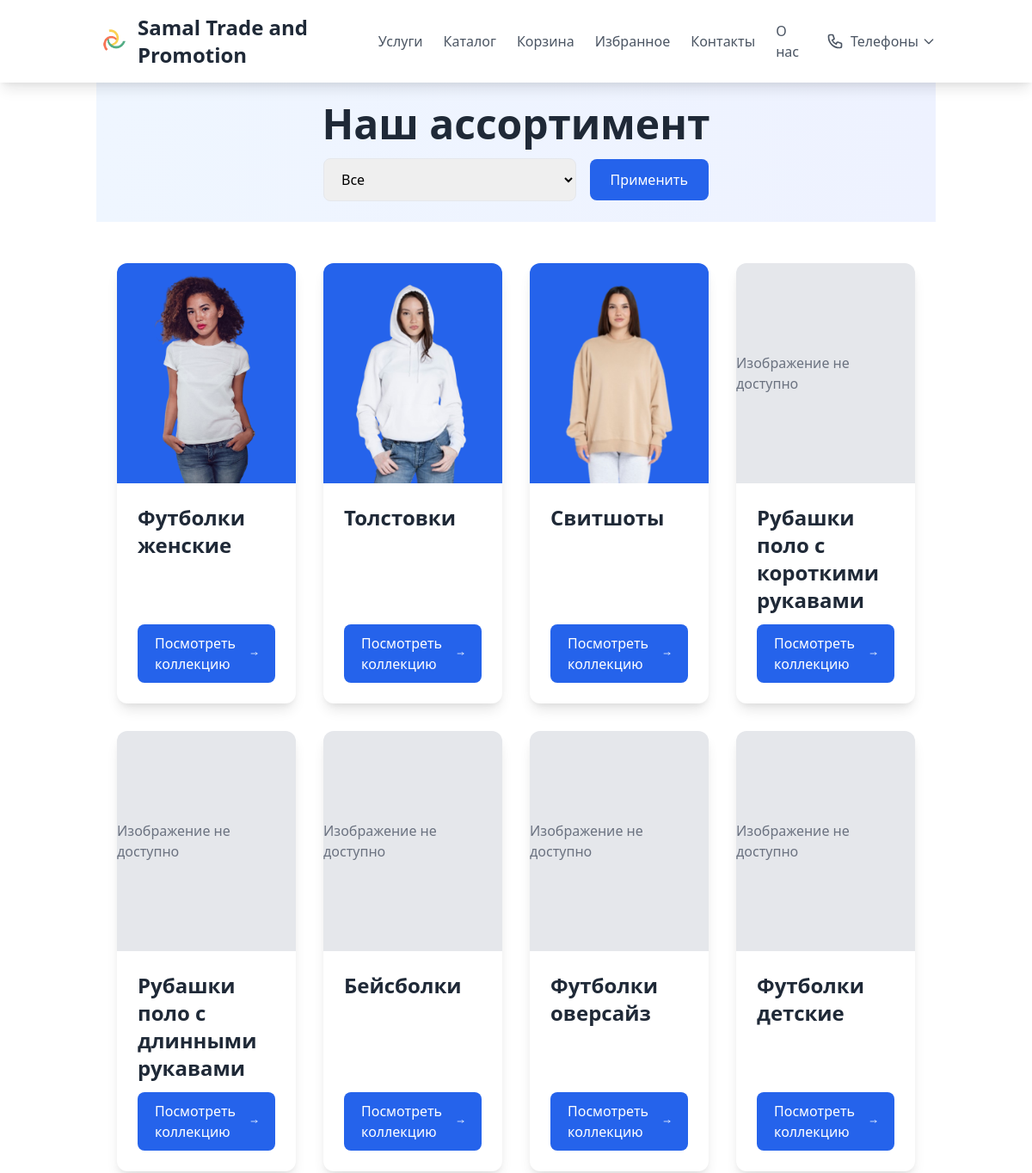
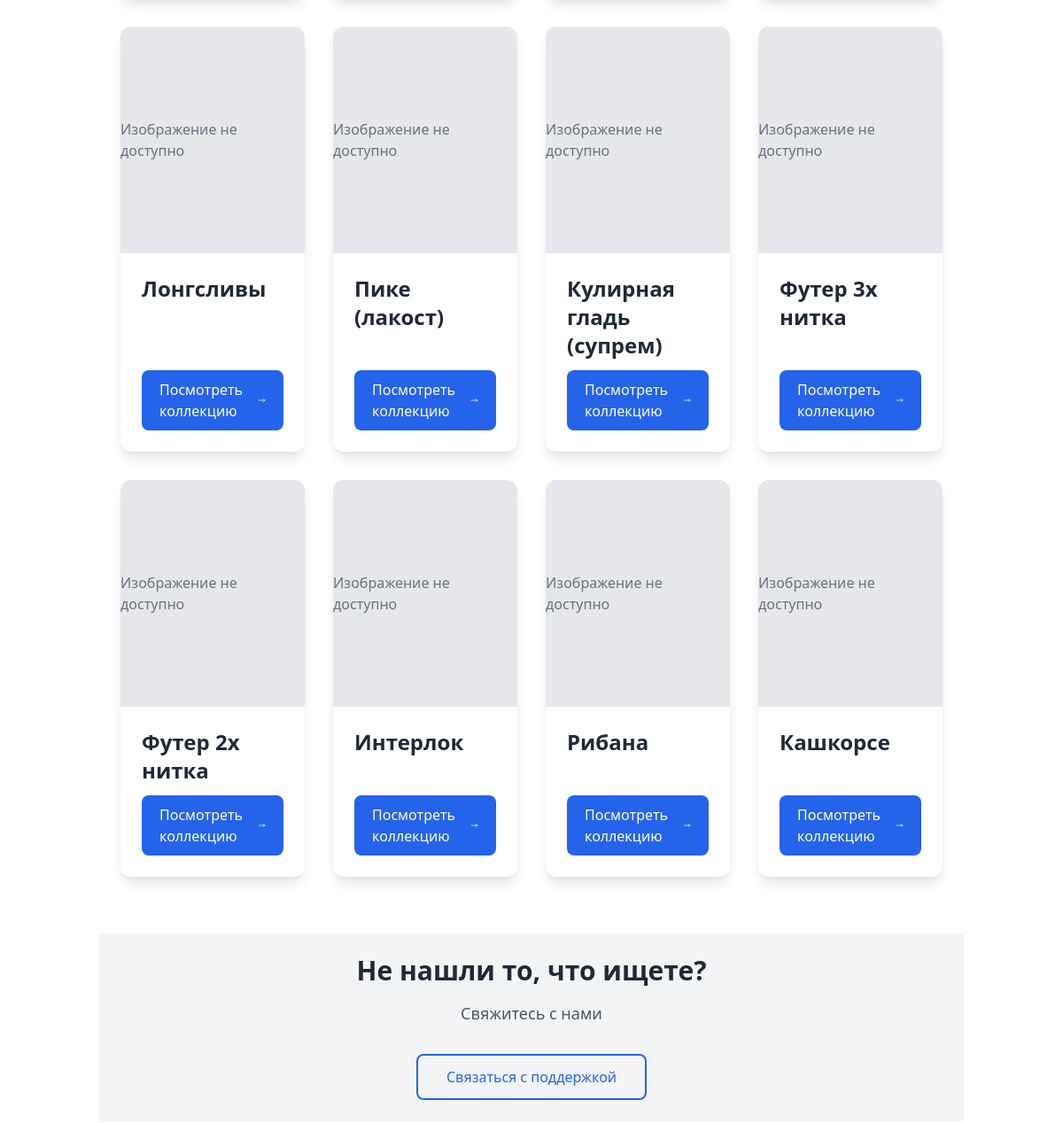
The app's page / (upper part), older data (2 pictures, top to bottom).
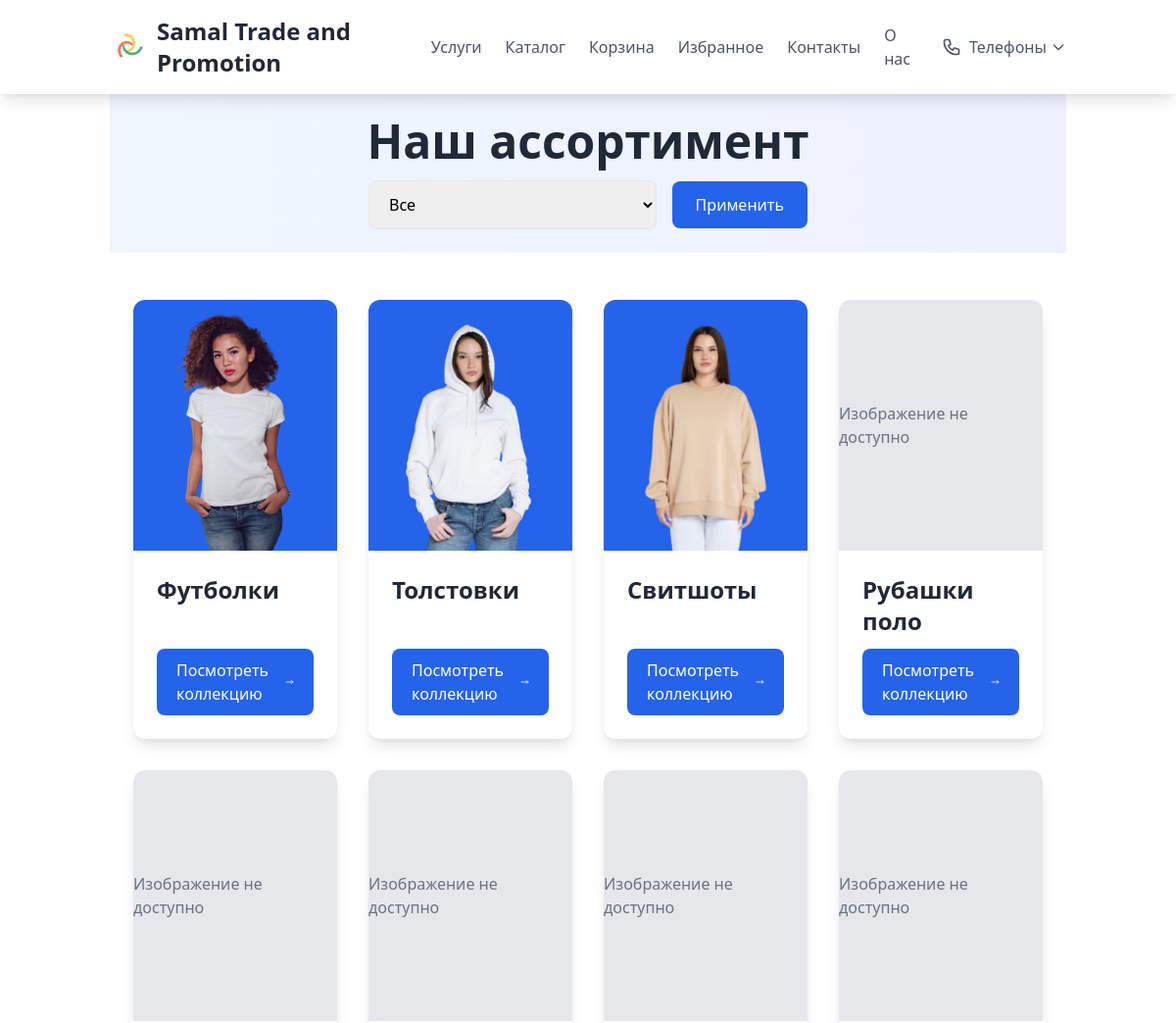
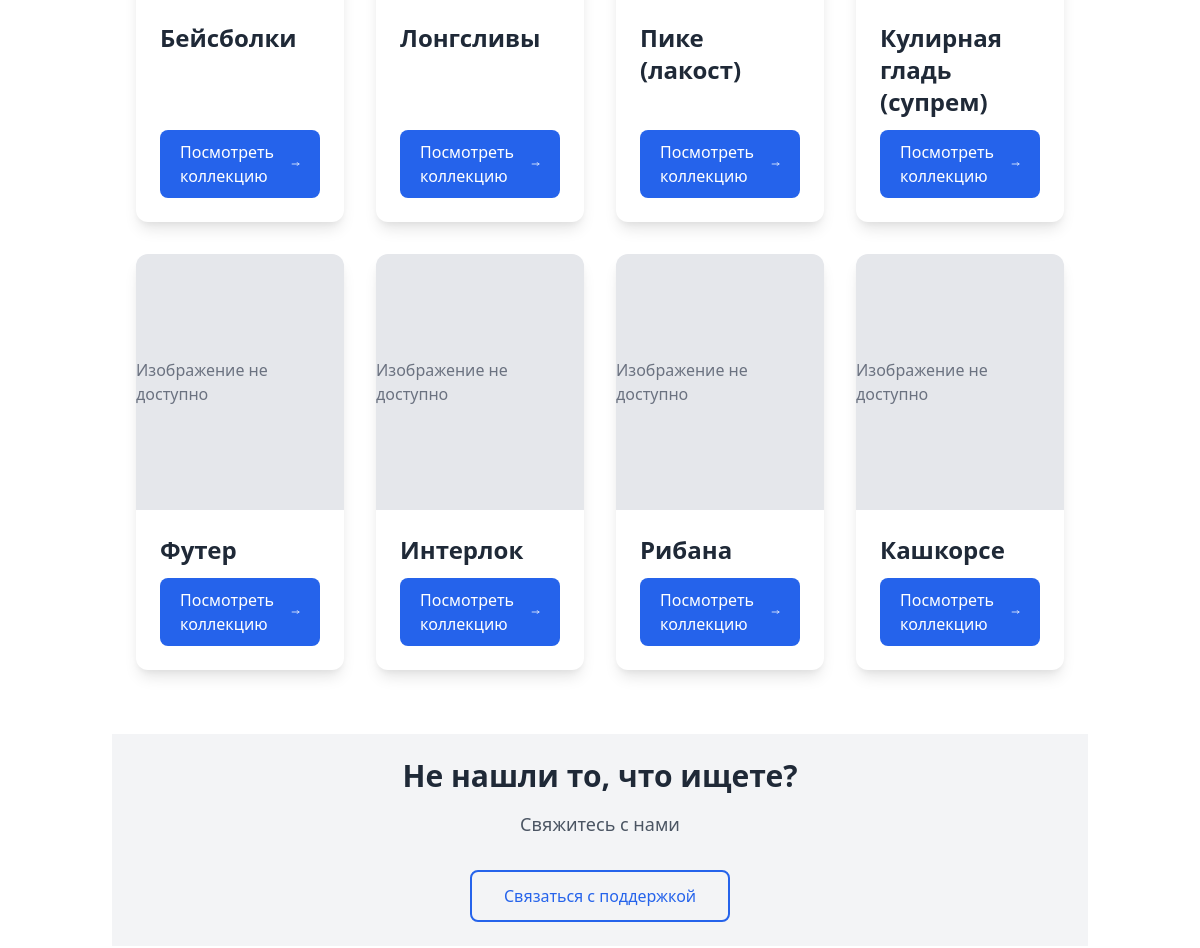
The same page, newer data (2 pictures, top to bottom).
### samal/models.py (models this page shows, shortened)
class Category(models.Model):
    name = models.CharField(max_length=255, verbose_name='Название')
    slug = models.SlugField(max_length=255, unique=True, verbose_name='URL')
    image = models.ImageField(upload_to='category_images/', blank=True, null=True, verbose_name='Изображение')
    TYPE_CHOICES = [
        ('knitted_fabric', 'Трикотажное полотно'),
        ('knitwear_product', 'Готовое изделие из трикотажа'),
    ]
    type = models.CharField(max_length=20, choices=TYPE_CHOICES, default='knitted_fabric', verbose_name='Тип продукта')
    class Meta:
        verbose_name = 'Категория'
        verbose_name_plural = 'Категории'

### samal/views.py (the view)
# urls.py: path('', category, name='category'),
def category(request):
    categories = Category.objects.all()
    product_type = request.GET.get('type')
    if product_type:
        categories = categories.filter(type=product_type)
    context = {
        'categories': categories,
        'sort_option': request.GET.get('sort'),
    }
    return render(request, 'samal/category.html', context)

### templates/samal/category.html (shortened to what this page needs)
{% extends 'base.html' %}
{% load static %}
{% block content %}
    <section class="bg-gradient-to-r from-blue-50 to-indigo-50 py-6 mb-12">
        <div class="container mx-auto px-6 text-center">
            <h1 class="text-4xl md:text-5xl font-bold text-gray-800 mb-4 animate-slide-in">
                Наш ассортимент
            </h1>
            <div class="container mx-auto px-6">
                <form method="GET" action="" class="max-w-md mx-auto">
                    <div class="flex flex-col sm:flex-row items-center gap-4">
                        <select name="type" class="w-full px-4 py-3 rounded-lg border border-gray-200 focus:outline-none focus:ring-2 focus:ring-blue-500 focus:border-transparent transition-all">
                            <option value="" {% if not request.GET.type %}selected{% endif %}>Все</option>
                        </select>
                        <button type="submit" class="w-full sm:w-auto px-6 py-3 bg-blue-600 text-white rounded-lg hover:bg-blue-700 transition-colors duration-300">
                            Применить
                        </button>
                    </div>
                </form>
            </div>
        </div>
    </section>
    <div class="container mx-auto px-6 mb-16">
        <div class="grid grid-cols-1 sm:grid-cols-2 lg:grid-cols-4 gap-8 items-stretch">
            {% for category in categories %}
            <div class="group bg-white rounded-xl overflow-hidden shadow-lg hover:shadow-2xl transition-all duration-300 h-full flex flex-col">
                <div class="relative h-64 overflow-hidden bg-blue-600">
                    {% if category.image %}
                        <img src="{{ category.image.url }}"
                             alt="{{ category.name }}"
                             class="w-full h-full object-cover transform group-hover:scale-105 transition duration-300">
                    {% else %}
                        <div class="w-full h-full flex items-center justify-center bg-gray-200">
                            <span class="text-gray-500">Изображение не доступно</span>
                        </div>
                    {% endif %}
                </div>
                <div class="p-6 flex-1 flex flex-col">
                    <h2 class="text-2xl font-semibold text-gray-800 mb-3">
                        {{ category.name }}
                    </h2>
                    <div class="mt-auto">
                        <a href="category/{{ category.slug }}"
                           class="inline-flex items-center px-5 py-2.5 bg-blue-600 text-white rounded-lg hover:bg-blue-700 transition duration-300 group">
                            Посмотреть коллекцию
                            <svg class="w-4 h-4 ml-2 transform group-hover:translate-x-1 transition-transform"
                                 fill="none"
                                 stroke="currentColor"
                                 viewBox="0 0 24 24">
                                <path stroke-linecap="round"
                                      stroke-linejoin="round"
                                      stroke-width="2"
                                      d="M17 8l4 4m0 0l-4 4m4-4H3"/>
                            </svg>
                        </a>
                    </div>
                </div>
            </div>
            {% endfor %}
        </div>
    </div>
    <section class="bg-gray-100 py-6">
        <div class="container mx-auto px-6 text-center">
            <h2 class="text-3xl font-bold text-gray-800 mb-4">Не нашли то, что ищете?</h2>
            <p class="text-lg text-gray-600 mb-8">Свяжитесь с нами</p>
            <div class="flex justify-center gap-4">
                <a href="{% url 'contact' %}" class="px-8 py-3 border-2 border-blue-600 text-blue-600 rounded-lg hover:bg-blue-600 hover:text-white transition duration-500">
                    Связаться с поддержкой
                </a>
            </div>
        </div>
    </section>
{% endblock %}

### templates/base.html (shortened to what this page needs)
{% load static %}
<!DOCTYPE html>
<html lang="ru">
<head>
  <link href="https://cdn.jsdelivr.net/npm/tailwindcss@2.2.19/dist/tailwind.min.css" rel="stylesheet">
  <link rel="stylesheet" href="https://unpkg.com/boxicons@2.1.4/css/boxicons.min.css">
  <link rel="stylesheet" type="text/css" href="https://cdn.jsdelivr.net/npm/toastify-js/src/toastify.min.css">
</head>
<body class="font-sans antialiased">
  <header class="bg-white shadow-lg fixed w-full z-10">
  <nav class="container mx-auto px-6 py-4 flex items-center justify-between">
    <a href="{% url 'category' %}" class="flex items-center space-x-2 text-xl sm:text-2xl font-bold text-gray-800 hover:text-gray-600 hover-transition">
        <img src="{% static 'images/logo.png' %}" alt="Logo" class="w-8 h-8 sm:w-10 sm:h-10">
        <span>Samal Trade and Promotion</span>
    </a>
    <div class="hidden lg:flex items-center space-x-8">
        <div class="flex items-center space-x-6">
            <a href="{% url 'services' %}" class="text-gray-600 hover:text-gray-900 hover-transition">Услуги</a>
            <a href="{% url 'category' %}" class="text-gray-600 hover:text-gray-900 hover-transition">Каталог</a>
            <a href="{% url 'cart_detail' %}" class="text-gray-600 hover:text-gray-900 hover-transition">Корзина</a>
            <a href="{% url 'liked_products' %}" class="text-gray-600 hover:text-gray-900 hover-transition">Избранное</a>
            <a href="{% url 'contact' %}" class="text-gray-600 hover:text-gray-900 hover-transition">Контакты</a>
            <a href="{% url 'about' %}" class="text-gray-600 hover:text-gray-900 hover-transition">О нас</a>
        </div>
        <div class="relative group"
             x-data="{
                 isOpen: false,
                 closeTimeout: null
             }"
             @mouseenter="clearTimeout(closeTimeout); isOpen = true"
             @mouseleave="closeTimeout = setTimeout(() => { isOpen = false }, 300)">
            <button class="flex items-center text-gray-600 hover:text-gray-900 focus:outline-none transition-colors">
                <span class="ml-1">Телефоны</span>
                <svg class="w-4 h-4 ml-1 transform transition-transform duration-300"
                     :class="{ 'rotate-180': isOpen }"
                     fill="none"
                     stroke="currentColor"
                     viewBox="0 0 24 24">
                    <path stroke-linecap="round" stroke-linejoin="round" stroke-width="2" d="M19 9l-7 7-7-7"/>
                </svg>
            </button>
        </div>
    </div>
</nav>
  </header>
  <main class="container mx-auto px-6 pt-24 pb-16">
    {% block content %}{% endblock %}
  </main>
</body>
</html>

### templates/base.html (style rules this page uses)
body { @apply bg-gray-100; }
.hover-transition { @apply transition-colors duration-300; }

Row changes from the older to the newer data that the page shows:
removed Category: image "Изображение не доступно", name "Рубашки поло с длинными рукавами"
removed Category: image "Изображение не доступно", name "Футболки оверсайз"
removed Category: image "Изображение не доступно", name "Футболки детские"
removed Category: image "Изображение не доступно", name "Футер 2х нитка"
changed Category: name "Футболки женские" → "Футболки"
changed Category: name "Рубашки поло с короткими рукавами" → "Рубашки поло"
changed Category: name "Футер 3х нитка" → "Футер"
